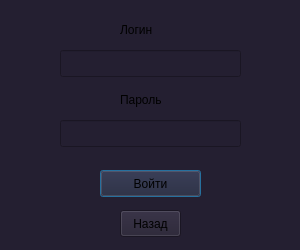
<?xml version="1.0" encoding="UTF-8"?>
<ui version="4.0">
 <class>Dialog</class>
 <widget class="QDialog" name="Dialog">
  <property name="geometry">
   <rect>
    <x>0</x>
    <y>0</y>
    <width>300</width>
    <height>250</height>
   </rect>
  </property>
  <property name="windowTitle">
   <string>Авторизация</string>
  </property>
  <property name="styleSheet">
   <string notr="true">background-color: rgb(36, 31, 49);</string>
  </property>
  <widget class="QLineEdit" name="Login">
   <property name="geometry">
    <rect>
     <x>60</x>
     <y>50</y>
     <width>181</width>
     <height>27</height>
    </rect>
   </property>
  </widget>
  <widget class="QLineEdit" name="Password">
   <property name="geometry">
    <rect>
     <x>60</x>
     <y>120</y>
     <width>181</width>
     <height>27</height>
    </rect>
   </property>
   <property name="echoMode">
    <enum>QLineEdit::EchoMode::Password</enum>
   </property>
  </widget>
  <widget class="QPushButton" name="loginButton">
   <property name="geometry">
    <rect>
     <x>100</x>
     <y>170</y>
     <width>101</width>
     <height>27</height>
    </rect>
   </property>
   <property name="text">
    <string>Войти</string>
   </property>
  </widget>
  <widget class="QPushButton" name="backButton">
   <property name="geometry">
    <rect>
     <x>120</x>
     <y>210</y>
     <width>61</width>
     <height>27</height>
    </rect>
   </property>
   <property name="text">
    <string>Назад</string>
   </property>
  </widget>
  <widget class="QLabel" name="label">
   <property name="geometry">
    <rect>
     <x>120</x>
     <y>20</y>
     <width>66</width>
     <height>19</height>
    </rect>
   </property>
   <property name="font">
    <font/>
   </property>
   <property name="text">
    <string>Логин</string>
   </property>
  </widget>
  <widget class="QLabel" name="label_2">
   <property name="geometry">
    <rect>
     <x>120</x>
     <y>90</y>
     <width>66</width>
     <height>19</height>
    </rect>
   </property>
   <property name="text">
    <string>Пароль</string>
   </property>
  </widget>
 </widget>
 <resources/>
 <connections/>
</ui>
